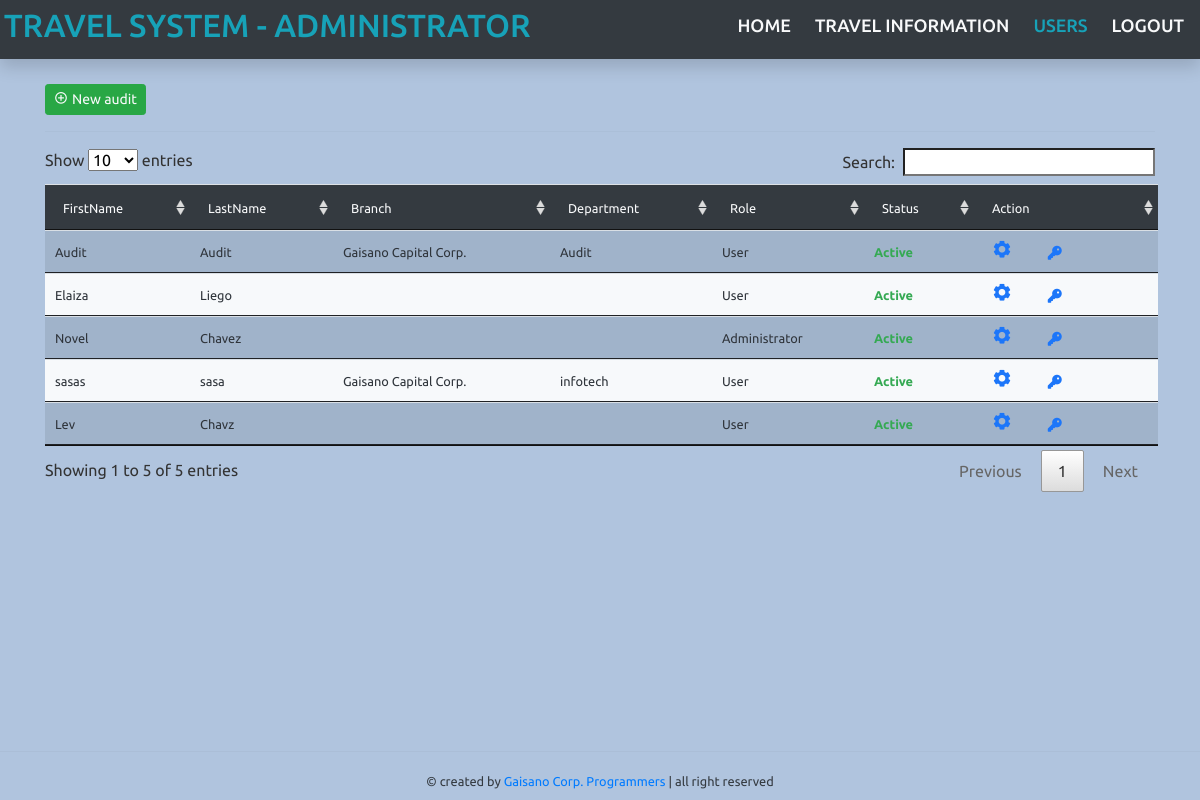
Page /TF/users.php on the committed database.
### tables this page shows
CREATE TABLE `users` (
  `user_name` varchar(30) NOT NULL,
  `firstname` varchar(100) NOT NULL,
  `lastname` varchar(100) NOT NULL,
  `branch` varchar(255) NOT NULL,
  `department1` varchar(100) NOT NULL,
  `password` varchar(100) NOT NULL,
  `role` varchar(30) NOT NULL,
  `stats` varchar(30) NOT NULL
);

### TF/users.php (the view, shortened to what this page needs)
<!DOCTYPE html>
<html lang="en">
<head>
    <link href='https://unpkg.com/boxicons@2.0.7/css/boxicons.min.css' rel='stylesheet'>
     <link rel="stylesheet" href="style/modal.css">
  <link href="../bootstrap/dist/css/bootstrap.min.css" rel="stylesheet">
  <link href="../bootstrap/dist/css/bootstrap.min.css" rel="stylesheet">
     <link rel="stylesheet" href="https://cdnjs.cloudflare.com/ajax/libs/font-awesome/6.2.0/css/all.min.css"/>
     <link href="https://cdn.jsdelivr.net/npm/bootstrap@5.2.0/dist/css/bootstrap.min.css" rel="stylesheet"
>
    <link rel="stylesheet" href="../style/style.css">
    <link rel="stylesheet" type="text/css">
	<link rel="stylesheet" href="../bootstrap-4.3.1-dist/css/bootstrap.min.css">
</head>
<body>
<nav class = "p-1 bg-dark shadow fixed">
    <div class="nav-content">
      <div class="logo">
        <b><h2 class = "text-info">TRAVEL SYSTEM - ADMINISTRATOR</h2></b>
      </div>
      <ul class="nav-links mt-2 ">
      <li><a href="../administrator/admin_dash.php" class = "link-dark text-light ">HOME</a></li>
        <li><a href="../administrator/admin_pending.php" class = "link-primary text-light">TRAVEL INFORMATION </a></li>
        <li><a href="../TF/users.php" class = "link-info text-info">USERS</a></li>
        <li><a href="../functions/logout.php" class = "text-light ">LOGOUT</a></li>
      </ul>
    </div>
  </nav>
<div class = "container" style="margin-top:7%;">
    <div class = " mb-2  ">
      <div class = "row">
        <div class = "col-sm-8">
        <a href="" class=" btn btn-success text-light btn-sm "  data-bs-toggle = "modal" data-bs-target ="#myModal"><i class='bx bx-plus-circle fs-8 me-1 '></i>New audit</a>
      </div>
    </div>
    </div>
        <hr>
   <table class="table table-striped table-sm m-auto" id = "mydatatable">
    <thead class = "bg-dark text-light ">
  <tr>
    <th><small>FirstName</small></th>
    <th><small>LastName</small></th>
    <th><small>Branch</small></th>
    <th><small>Department</small></th>
    <th><small>Role</small></th>
    <th><small>Status</small></th>
    <th><small>Action</small></th>
  </tr>
</thead>
<tbody >
<?php
include_once '../functions/connect.php';
$sql = "SELECT * FROM `users`";
$result = mysqli_query($con, $sql);
while($row = mysqli_fetch_assoc($result)){
  $status = $row['stats'];
  if($status == "Active"){
    $status = '<b class = "text-success">Active</b>';
  }else if($status == "Inactive"){
    $status = '<b class = "text-danger">Inactive</b>';
  }
    ?>
<tr class = "">
          <td><small><?php echo $row['firstname'] ?></small></td>
          <td><small><?php echo $row['lastname'] ?></small></td>
          <td><small><?php echo $row['branch'] ?></small></td>
          <td><small><?php echo $row['department1'] ?></small></td>
          <td><small><?php echo $row['role'] ?></small></td>
          <td><small><?php echo $status ?></small></td>
          <td>
          <a href="" class = "link-primary btn-sm btn_edit" data-bs-toggle = "modal" data-bs-target =""><i class='bx bxs-cog fs-5 me-3' ></i></a>
          <a href="" class = "link-primary btn-sm btn_pass" data-bs-toggle = "modal" data-bs-target =""><i class="fa-solid fa-key me-3"></i></a>
          </td>
        </tr>
<?php
}
?>
</tbody>
</table>
   </div>
   <footer>
    <div class="bottom-details pb-2">
      <div class="bottom_text text-center">
        <hr>
        <small class ="text-dark justify-content-center">© created by <span class= "text-primary">Gaisano Corp. Programmers</span>  | all right reserved</small>
      </div>
    </div>
</footer>
  <?php include "../includes/script.php"; ?>
</body>
</html>

### includes/script.php (shortened to what this page needs)
<!DOCTYPE html>
<html lang="en">
<head>
    <link  rel="stylesheet" href="../design/bootstrap/jquery-ui.css" />
    <link rel="stylesheet" type="text/css" href="../design/DataTables/datatables.min.css">
</head>
<body class ="" style = "background-color: #b0c4de;">
</body>
</html>

### style/modal.css (style rules this page uses)
* { margin: 0; padding: 0; box-sizing: border-box; font-family: 'Poppins', sans-serif; }

### style/style.css (style rules this page uses)
* { margin: 0; padding: 0; box-sizing: border-box; text-decoration: none; font-family: 'Ubuntu', sans-serif; }
nav { position: fixed; top: 0; left: 0; width: 100%; padding: 20px; transition: all 0.4s ease; }
nav .nav-content { height: 100%; max-width: 1200px; margin: auto; display: flex; align-items: center; justify-content: space-between; }
.nav-content .nav-links { display: flex; }
.nav-content .nav-links li { list-style: none; margin: 0 8px; }
.nav-links li a { text-decoration: none; color: #0E2431; font-size: 18px; font-weight: 500; padding: 10px 4px; transition: all 0.3s ease; }
h2 { font-size: 30px; margin-bottom: 6px; color: #4070f4; }

### TF/users.php (style rules this page uses)
tbody { opacity: 0.9; }
footer { position: fixed; width: 100%; bottom: 0; left: 0; }
body { background-color: #b0c4de; }
.fixed { position: fixed; }

### rows in the picture
users: firstname "Audit", lastname "Audit", branch "Gaisano Capital Corp.", department1 "Audit", role "User", stats "Active"
users: firstname "Elaiza", lastname "Liego", role "User", stats "Active"
users: firstname "Novel", lastname "Chavez", role "Administrator", stats "Active"
users: firstname "sasas", lastname "sasa", branch "Gaisano Capital Corp.", department1 "infotech", role "User", stats "Active"
users: firstname "Lev", lastname "Chavz", role "User", stats "Active"
